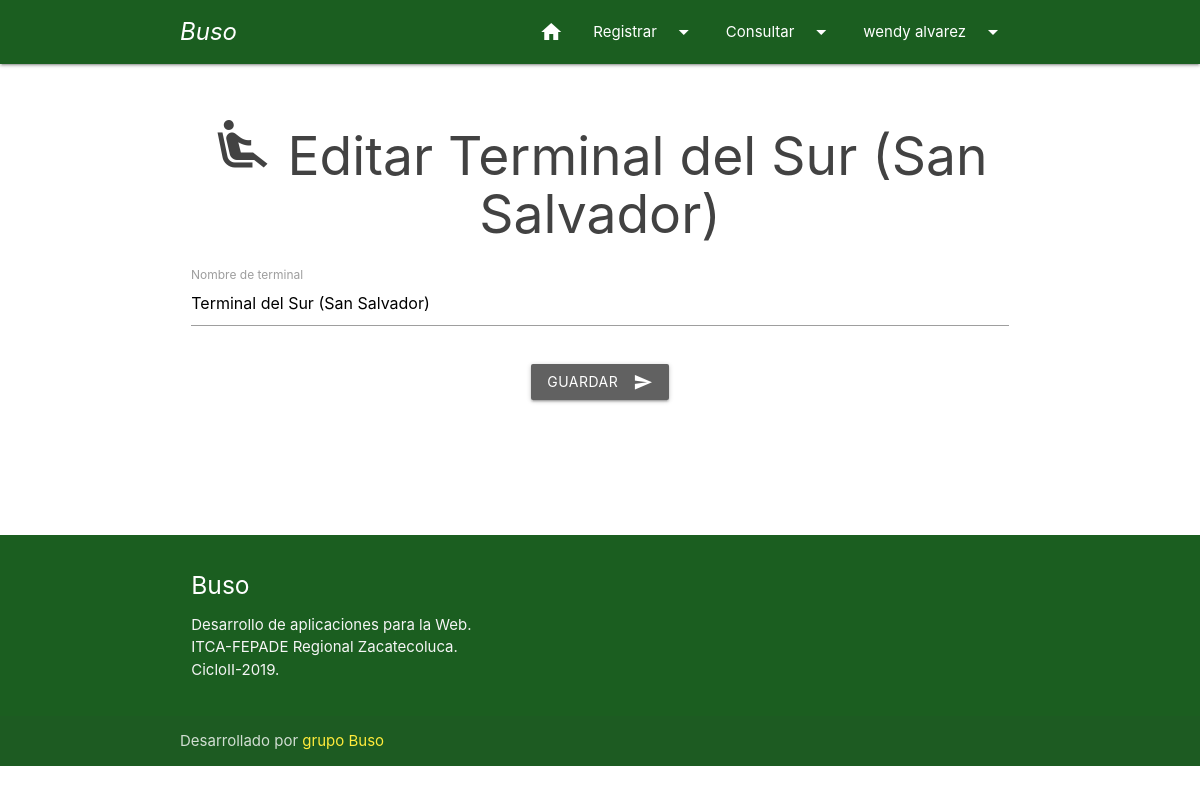
The page /web/WebTerminal/index.php?c=Terminal&a=Crud&id=2 (signed in) on the database its author committed.
### tables this page shows
CREATE TABLE `terminal` (
  `idterminal` int(11) NOT NULL,
  `nombre_terminal` varchar(100) NOT NULL
);

### web/WebTerminal/controller/terminal.controller.php (called while the page is built, shortened)
<?php
require_once 'model/Terminal.php';
class TerminalController{
    private $model;
    public function __CONSTRUCT(){
        $this->model = new Terminal();
    }
    public function Crud(){
        $terminal = new Terminal();
        if(isset($_REQUEST['id'])){
            $terminal = $this->model->ObtenerTerminal($_REQUEST['id']);
        }
        require_once 'view/include/cabecera_usuario.php';
        require_once 'view/registrar_terminal.php';
        require_once 'view/include/pie.php';
    }
}

### web/WebTerminal/model/Conexion.php (called while the page is built)
<?php
	class Conexion
	{
	    public static function Conectar()
	    {
	        $pdo = new PDO('mysql:host=localhost;dbname=mybuso;charset=utf8', 'root', '');
	        $pdo->setAttribute(PDO::ATTR_ERRMODE, PDO::ERRMODE_EXCEPTION);
	        return $pdo;
	    }
	}
?>

### web/WebTerminal/model/Terminal.php (called while the page is built, shortened)
<?php
class Terminal
{
	private $pdo;
	public function __CONSTRUCT()
	{
		try
		{
			$this->pdo = Conexion::Conectar();
		}
        catch (Throwable $t)
        {
			die($t->getMessage());
        }
		catch(Exception $e)
		{
			die($e->getMessage());
		}
	}
	public function ObtenerTerminal($id)
	{
		try
		{
			$stm = $this->pdo
			          ->prepare("SELECT * FROM terminal WHERE idterminal = ?");
			$stm->execute(array($id));
			return $stm->fetch(PDO::FETCH_OBJ);
		}
        catch (Throwable $t)
        {
			die($t->getMessage());
        }
		catch(Exception $e)
		{
			die($e->getMessage());
		}
	}
}

### web/WebTerminal/view/registrar_terminal.php (the view, shortened to what this page needs)
<?php
  require_once 'model/Terminal.php';
 ?>
  <div class="container">
    <div class="section">
      <div class="row">
        <div class="col s12">
            <h2 class="center  grey-text text-darken-3"><i class="medium material-icons">airline_seat_recline_extra</i>
              <?php echo $terminal->idterminal != null ? 'Editar '.$terminal->nombre_terminal : 'Registrar Terminal'; ?>
            </h2>
            <div class="row">
              <form class="col s12" action="?c=Terminal&a=Guardar" method="post" enctype="multipart/form-data">
                <div class="row">
                  <div class="input-field col s12">
                    <input id="txtNombreterminal" type="text" class="validate" name="txtNombreterminal" value="<?php echo $terminal->nombre_terminal; ?>"  required>
                    <label for="txtNombreterminal">Nombre de terminal</label>
                  </div>
                  <div class="input-field col s12 center">
                  <button type="submit" class="waves-effect waves-light btn grey darken-2"><i class="material-icons right">send</i>Guardar</button>
                  </div>
                </div>
              </form>
            </div>
        </div>
      </div>
    </div>
    <br><br>
  </div>

### rows shown on the page
terminal: nombre_terminal "Terminal del Sur (San Salvador)", txtNombreterminal "Terminal del Sur (San Salvador)"

### other values the page prints
$_SESSION["nombre"] "wendy"
$_SESSION["apellido"] "alvarez"
